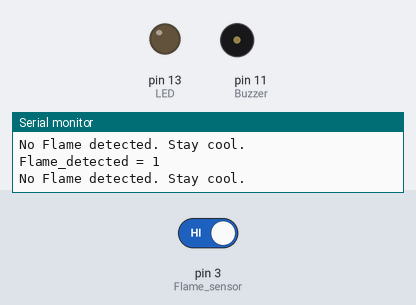
This sketch was run on a simulated Arduino Uno, built with avr-gcc and run on an emulated ATmega328P. Parts: output pins drawn as LEDs (lit = HIGH), buzzer (waves = sounding, pin HIGH), the last lines printed to the serial monitor. The inputs (shaded band) are chosen by the test bench; at power-on: pin 3 (Flame_sensor) HIGH.

Above: at 1.8 s.
1.9 s: pin 3 (Flame_sensor) driven LOW
At 3.2 s:
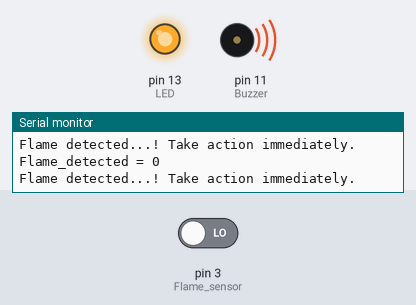
3.5 s: pin 3 (Flame_sensor) driven HIGH
At 4.6 s:
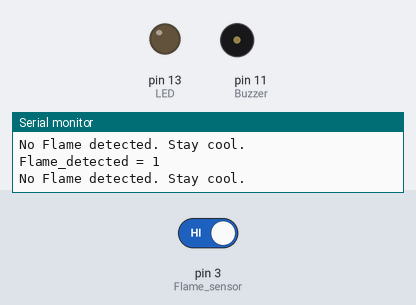
Timing chart, 0 to 6.5 s (numbered marks = the images above; inputs shaded):
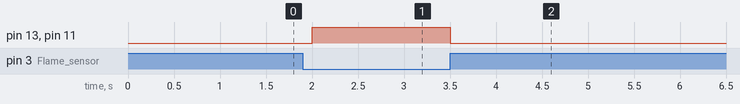

Measured:
- after the input at 1.9 s, pin 13 (LED), pin 11 (Buzzer): LOW → HIGH after 0.10 s
- after the input at 3.5 s, pin 13 (LED), pin 11 (Buzzer): HIGH → LOW at once

The sketch:

sketch_may19a.ino
```cpp
int LED = 13;              // LED pin
int Flame_sensor = 3;      // Flame sensor digital output pin
int Buzzer = 11;           // Buzzer pin
int Flame_detected;        // Stores the sensor reading

void setup()
{
  Serial.begin(9600);              // Start Serial Monitor
  pinMode(LED, OUTPUT);            // Set LED pin as OUTPUT
  pinMode(Buzzer, OUTPUT);         // Set Buzzer pin as OUTPUT
  pinMode(Flame_sensor, INPUT);    // Set flame sensor pin as INPUT
}

void loop()
{
  Flame_detected = digitalRead(Flame_sensor);  // Read sensor
  Serial.print("Flame_detected = ");
  Serial.println(Flame_detected);

  if (Flame_detected == LOW)  // Flame detected (LOW signal)
  {
    Serial.println("Flame detected...! Take action immediately.");
    digitalWrite(LED, HIGH);       // Turn on LED
    digitalWrite(Buzzer, HIGH);    // Turn on Buzzer
  }
  else
  {
    Serial.println("No Flame detected. Stay cool.");
    digitalWrite(LED, LOW);        // Turn off LED
    digitalWrite(Buzzer, LOW);     // Turn off Buzzer
  }

  delay(500);  // Delay for readability and debounce
}
```
